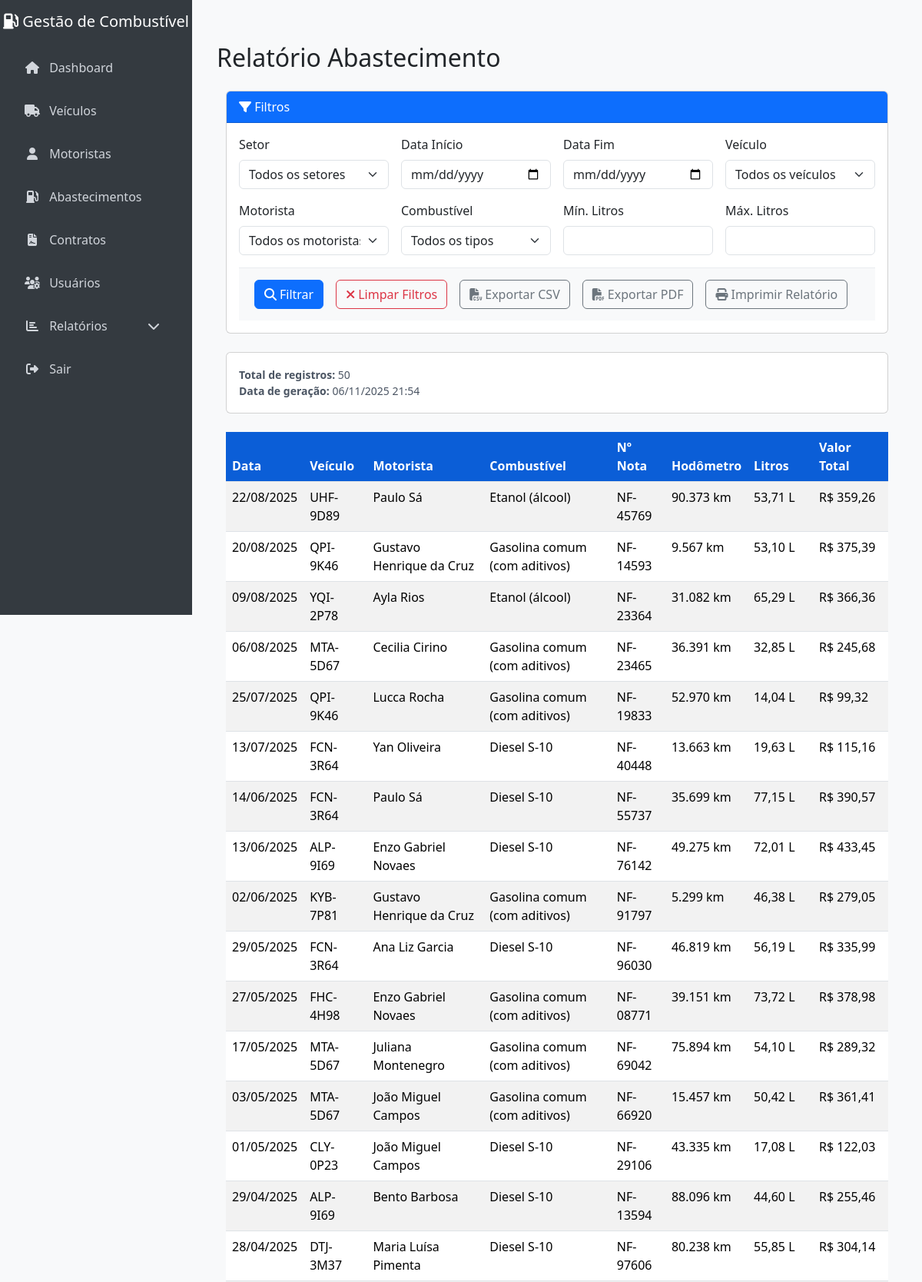
Screenshot of /relatorios/abastecimentos (signed in, upper part) with the database file from the repository.
### database.py (models this page shows, shortened)
class Abastecimento(db.Model):
    __tablename__ = 'abastecimento'
    id = db.Column(db.Integer, primary_key=True)
    data = db.Column(db.DateTime, nullable=False)
    veiculo_id = db.Column(db.Integer, db.ForeignKey('veiculo.id'), nullable=False)
    motorista_id = db.Column(db.Integer, db.ForeignKey('motorista.id'), nullable=False)
    hodometro = db.Column(db.Integer, nullable=False)
    litros = db.Column(db.Float, nullable=False)
    valor_total = db.Column(db.Float, nullable=False)
    numero_nota = db.Column(db.String(50), nullable=False)
    observacoes = db.Column(db.Text, nullable=True)
    combustivel = db.Column(db.String(50), nullable=True)
    contrato_id = db.Column(db.Integer, db.ForeignKey('contrato_combustivel.id'), nullable=True)
    veiculo = db.relationship('Veiculo', backref='abastecimentos')
    motorista = db.relationship('Motorista', backref='abastecimentos')
    contrato = db.relationship('ContratoCombustivel', backref='abastecimentos_vinculados')

class Veiculo(db.Model):
    __tablename__ = 'veiculo'
    id = db.Column(db.Integer, primary_key=True)
    placa = db.Column(db.String(10), unique=True, nullable=False)
    tipo = db.Column(db.String(20), nullable=False)
    combustivel = db.Column(db.String(50), nullable=False)
    capacidade_tanque = db.Column(db.Float, nullable=True)

class Motorista(db.Model):
    __tablename__ = 'motorista'
    id = db.Column(db.Integer, primary_key=True)
    nome_completo = db.Column(db.String(100), nullable=False)
    documento = db.Column(db.String(50), nullable=False, unique=True)
    observacoes = db.Column(db.Text, nullable=True)
    setor = db.Column(db.String(100), nullable=True)  # Setor/departamento do motorista

### app.py (the view, shortened to what this page needs)
@app.route("/relatorios/abastecimentos", endpoint="relatorio_abastecimentos")
def relatorio_abastecimentos():
    if "usuario" not in session:
        return redirect(url_for("login"))
    usuario_tipo = session.get("usuario_tipo")
    usuario_setor = session.get("usuario_setor")
    data_inicio = request.args.get("data_inicio", "")
    data_fim = request.args.get("data_fim", "")
    veiculo_id = request.args.get("veiculo_id", "")
    motorista_id = request.args.get("motorista_id", "")
    combustivel = request.args.get("combustivel", "")
    min_litros = request.args.get("min_litros", "")
    max_litros = request.args.get("max_litros", "")
    setor_filtro = request.args.get("setor", "")
    query = Abastecimento.query.join(Veiculo).join(Motorista)
    if usuario_tipo == "admin" and setor_filtro:
        query = query.filter(Veiculo.tipo == setor_filtro)
    elif usuario_tipo != "admin" and usuario_setor:
        query = query.filter(Veiculo.tipo == usuario_setor)
    if data_inicio:
        try:
            data_inicio_obj = datetime.fromisoformat(data_inicio)
            query = query.filter(Abastecimento.data >= data_inicio_obj)
        except Exception:
            pass
    if veiculo_id:
        try:
            query = query.filter(Abastecimento.veiculo_id == int(veiculo_id))
        except Exception:
            pass
    if motorista_id:
        try:
            query = query.filter(Abastecimento.motorista_id == int(motorista_id))
        except Exception:
            pass
    if combustivel:
        query = query.filter(Veiculo.combustivel == combustivel)
    if min_litros:
        try:
            query = query.filter(Abastecimento.litros >= float(min_litros))
        except Exception:
            pass
    if max_litros:
        try:
            query = query.filter(Abastecimento.litros <= float(max_litros))
        except Exception:
            pass
    abastecimentos = query.order_by(Abastecimento.data.desc()).all()
    total_litros = sum(a.litros for a in abastecimentos) if abastecimentos else 0
    valor_total = sum(a.valor_total for a in abastecimentos) if abastecimentos else 0
    media_litros = total_litros / len(abastecimentos) if abastecimentos else 0
    veiculos = Veiculo.query.order_by(Veiculo.placa).all()
    motoristas = Motorista.query.order_by(Motorista.nome_completo).all()
    setores = []
    if usuario_tipo == "admin":
        setores = [s[0] for s in db.session.query(User.setor).filter(User.setor != None).distinct().order_by(User.setor).all() if s[0]]
    filtros_aplicados = {}
    if usuario_tipo == "admin" and setor_filtro:
        filtros_aplicados["setor"] = setor_filtro
    if data_inicio:
        try:
            filtros_aplicados["data_inicio"] = datetime.fromisoformat(data_inicio).strftime('%d/%m/%Y')
        except Exception:
            filtros_aplicados["data_inicio"] = data_inicio
    if data_fim:
        try:
            filtros_aplicados["data_fim"] = datetime.fromisoformat(data_fim).strftime('%d/%m/%Y')
        except Exception:
            filtros_aplicados["data_fim"] = data_fim
    if veiculo_id:
        veiculo = Veiculo.query.get(veiculo_id)
        filtros_aplicados["veiculo_id"] = veiculo.placa if veiculo else veiculo_id
    if motorista_id:
        motorista = Motorista.query.get(motorista_id)
        filtros_aplicados["motorista_id"] = motorista.nome_completo if motorista else motorista_id
    if combustivel:
        filtros_aplicados["combustivel"] = combustivel
    if min_litros:
        filtros_aplicados["min_litros"] = min_litros
    if max_litros:
        filtros_aplicados["max_litros"] = max_litros
    agora = datetime.now()
    return render_template(
        "relatorio_abastecimentos.html",
        dados=abastecimentos,
        veiculos=veiculos,
        motoristas=motoristas,
        tipos_combustivel=TIPOS_COMBUSTIVEL,
        filtros_aplicados=filtros_aplicados,
        total_registros=len(abastecimentos),
        setores=setores,
        agora=agora,
        total_litros=total_litros,
        valor_total=valor_total,
        media_litros=media_litros
    )

### app.py (called while the page is built)
@app.template_filter('currency')
def currency_filter(value):
    if value is None or value == "":
        return "R$ 0,00"
    try:
        formatted = f"{float(value):,.2f}"
        return f"R$ {formatted.replace(',', 'X').replace('.', ',').replace('X', '.')}"
    except (ValueError, TypeError, AttributeError):
        return "R$ 0,00"

@app.template_filter('number')
def number_filter(value, decimals=0):
    if value is None or value == "":
        value = 0
    try:
        value = float(value)
        if decimals == 0:
            value = int(round(value))
            return f"{value:,}".replace(",", "X").replace(".", ",").replace("X", ".")
        else:
            formatted = f"{value:,.{decimals}f}"
            return formatted.replace(",", "X").replace(".", ",").replace("X", ".")
    except:
        return "0"

@app.template_filter('litros')
def litros_filter(value):
    return f"{number_filter(value, 2)} L"

### templates/relatorio_abastecimentos.html (shortened to what this page needs)
{% extends "base.html" %}
{% block page_title %}Relatório Abastecimento{% endblock %}
{% block content %}
<div class="normal-content">
<div class="container-fluid">
    <div class="card mb-4">
        <div class="card-header bg-primary text-white">
            <i class="fas fa-filter"></i> Filtros
        </div>
        <div class="card-body">
            <form method="get" class="row g-3">
                {% if session['usuario_tipo'] == 'admin' %}
                <div class="col-md-3">
                    <label for="setor" class="form-label">Setor</label>
                    <select class="form-select" id="setor" name="setor">
                        <option value="">Todos os setores</option>
                    </select>
                </div>
                {% endif %}
                <div class="col-md-3">
                    <label for="data_inicio" class="form-label">Data Início</label>
                    <input type="date" class="form-control" id="data_inicio" name="data_inicio" value="{{ request.args.get('data_inicio', '') }}">
                </div>
                <div class="col-md-3">
                    <label for="data_fim" class="form-label">Data Fim</label>
                    <input type="date" class="form-control" id="data_fim" name="data_fim" value="{{ request.args.get('data_fim', '') }}">
                </div>
                <div class="col-md-3">
                    <label for="veiculo_id" class="form-label">Veículo</label>
                    <select class="form-select" id="veiculo_id" name="veiculo_id">
                        <option value="">Todos os veículos</option>
                    </select>
                </div>
                <div class="col-md-3">
                    <label for="motorista_id" class="form-label">Motorista</label>
                    <select class="form-select" id="motorista_id" name="motorista_id">
                        <option value="">Todos os motoristas</option>
                    </select>
                </div>
                <div class="col-md-3">
                    <label for="combustivel" class="form-label">Combustível</label>
                    <select class="form-select" id="combustivel" name="combustivel">
                        <option value="">Todos os tipos</option>
                    </select>
                </div>
                <div class="col-md-3">
                    <label for="min_litros" class="form-label">Mín. Litros</label>
                    <input type="number" step="0.01" class="form-control" id="min_litros" name="min_litros" value="{{ request.args.get('min_litros', '') }}">
                </div>
                <div class="col-md-3">
                    <label for="max_litros" class="form-label">Máx. Litros</label>
                    <input type="number" step="0.01" class="form-control" id="max_litros" name="max_litros" value="{{ request.args.get('max_litros', '') }}">
                </div>
                <div class="col-md-12">
                    <div class="relatorio-actions d-flex gap-2 flex-wrap">
                        <button type="submit" class="btn btn-primary me-2">
                            <i class="fas fa-search me-1"></i>Filtrar
                        </button>
                        <a href="{{ url_for('relatorio_abastecimentos') }}" class="btn btn-outline-danger me-2">
                            <i class="fas fa-times me-1"></i>Limpar Filtros
                        </a>
                        <a href="{{ url_for('export_csv_relatorio_abastecimentos') }}" class="btn btn-outline-secondary me-2">
                            <i class="fas fa-file-csv me-1"></i>Exportar CSV
                        </a>
                        <a href="{{ url_for('export_pdf_relatorio_abastecimentos') }}" class="btn btn-outline-secondary me-2">
                            <i class="fas fa-file-pdf me-1"></i>Exportar PDF
                        </a>
                        <button onclick="window.print()" class="btn btn-outline-secondary me-2">
                            <i class="fas fa-print me-1"></i>Imprimir Relatório
                        </button>
                    </div>
                </div>
            </form>
        </div>
    </div>
    <div class="card mb-4">
        <div class="card-body">
            <div class="relatorio-info">
                <strong>Total de registros:</strong> {{ total_registros }}
                <br><strong>Data de geração:</strong> {{ agora.strftime('%d/%m/%Y %H:%M') }}
            </div>
        </div>
    </div>
    <div class="table-responsive">
        <table class="table table-striped mb-0">
            <thead>
                <tr>
                    <th>Data</th>
                    <th>Veículo</th>
                    <th>Motorista</th>
                    <th>Combustível</th>
                    <th>Nº Nota</th>
                    <th>Hodômetro</th>
                    <th class="text-right">Litros</th>
                    <th class="text-right">Valor Total</th>
                </tr>
            </thead>
            <tbody>
                {% if dados %}
                {% set total_litros = namespace(value=0) %}
                {% set total_valor = namespace(value=0) %}
                {% for abastecimento in dados %}
                {% set total_litros.value = total_litros.value + abastecimento.litros %}
                {% set total_valor.value = total_valor.value + abastecimento.valor_total %}
                <tr>
                    <td>{{ abastecimento.data.strftime('%d/%m/%Y') }}</td>
                    <td>{{ abastecimento.veiculo.placa if abastecimento.veiculo else 'N/A' }}</td>
                    <td>{{ abastecimento.motorista.nome_completo if abastecimento.motorista else 'N/A' }}</td>
                    <td>{{ abastecimento.veiculo.combustivel if abastecimento.veiculo else 'N/A' }}</td>
                    <td>{{ abastecimento.numero_nota }}</td>
                    <td>{{ abastecimento.hodometro|number(0) }} km</td>
                    <td class="text-right">{{ abastecimento.litros|litros }}</td>
                    <td class="text-right">{{ abastecimento.valor_total|currency }}</td>
                </tr>
                {% endfor %}
                {% else %}
                <tr>
                    <td colspan="8" class="text-center text-muted py-3">
                        Nenhum abastecimento encontrado com os filtros aplicados.
                    </td>
                </tr>
                {% endif %}
            </tbody>
        </table>
    </div>
</div>
{% endblock %}

### templates/base.html (style rules this page uses)
body { background-color: #f8f9fa; }

### templates/relatorio_abastecimentos.html (style rules this page uses)
.relatorio-info { font-size: 0.875rem; color: #4b5563; margin: 2px 0; }
.relatorio-actions { padding: 15px 20px; background: #f8f9fa; border-top: 1px solid #e9ecef; display: flex; gap: 10px; }
.table { margin-bottom: 0; }
.table thead th { background-color: #0b5ed7; color: white; font-weight: 600; }
.table tbody tr:nth-child(even) { background-color: #f8f9fa; }

### rows the page displays
Abastecimento: data "22/08/2025", veiculo "UHF-9D89", motorista "Paulo Sá", veiculo "Etanol (álcool)", numero_nota "NF-45769", hodometro|number "90.373", litros|litros "53,71 L", valor_total "R$ 359,26"
Abastecimento: data "20/08/2025", veiculo "QPI-9K46", motorista "Gustavo Henrique da Cruz", veiculo "Gasolina comum (com aditivos)", numero_nota "NF-14593", hodometro|number "9.567", litros|litros "53,10 L", valor_total "R$ 375,39"
Abastecimento: data "09/08/2025", veiculo "YQI-2P78", motorista "Ayla Rios", veiculo "Etanol (álcool)", numero_nota "NF-23364", hodometro|number "31.082", litros|litros "65,29 L", valor_total "R$ 366,36"
Abastecimento: data "06/08/2025", veiculo "MTA-5D67", motorista "Cecilia Cirino", veiculo "Gasolina comum (com aditivos)", numero_nota "NF-23465", hodometro|number "36.391", litros|litros "32,85 L", valor_total "R$ 245,68"
Abastecimento: data "25/07/2025", veiculo "QPI-9K46", motorista "Lucca Rocha", veiculo "Gasolina comum (com aditivos)", numero_nota "NF-19833", hodometro|number "52.970", litros|litros "14,04 L", valor_total "R$ 99,32"
Abastecimento: data "13/07/2025", veiculo "FCN-3R64", motorista "Yan Oliveira", veiculo "Diesel S-10", numero_nota "NF-40448", hodometro|number "13.663", litros|litros "19,63 L", valor_total "R$ 115,16"
Abastecimento: data "14/06/2025", veiculo "FCN-3R64", motorista "Paulo Sá", veiculo "Diesel S-10", numero_nota "NF-55737", hodometro|number "35.699", litros|litros "77,15 L", valor_total "R$ 390,57"
Abastecimento: data "13/06/2025", veiculo "ALP-9I69", motorista "Enzo Gabriel Novaes", veiculo "Diesel S-10", numero_nota "NF-76142", hodometro|number "49.275", litros|litros "72,01 L", valor_total "R$ 433,45"
Abastecimento: data "02/06/2025", veiculo "KYB-7P81", motorista "Gustavo Henrique da Cruz", veiculo "Gasolina comum (com aditivos)", numero_nota "NF-91797", hodometro|number "5.299", litros|litros "46,38 L", valor_total "R$ 279,05"
Abastecimento: data "29/05/2025", veiculo "FCN-3R64", motorista "Ana Liz Garcia", veiculo "Diesel S-10", numero_nota "NF-96030", hodometro|number "46.819", litros|litros "56,19 L", valor_total "R$ 335,99"
Abastecimento: data "27/05/2025", veiculo "FHC-4H98", motorista "Enzo Gabriel Novaes", veiculo "Gasolina comum (com aditivos)", numero_nota "NF-08771", hodometro|number "39.151", litros|litros "73,72 L", valor_total "R$ 378,98"
Abastecimento: data "17/05/2025", veiculo "MTA-5D67", motorista "Juliana Montenegro", veiculo "Gasolina comum (com aditivos)", numero_nota "NF-69042", hodometro|number "75.894", litros|litros "54,10 L", valor_total "R$ 289,32"
Abastecimento: data "03/05/2025", veiculo "MTA-5D67", motorista "João Miguel Campos", veiculo "Gasolina comum (com aditivos)", numero_nota "NF-66920", hodometro|number "15.457", litros|litros "50,42 L", valor_total "R$ 361,41"
Abastecimento: data "01/05/2025", veiculo "CLY-0P23", motorista "João Miguel Campos", veiculo "Diesel S-10", numero_nota "NF-29106", hodometro|number "43.335", litros|litros "17,08 L", valor_total "R$ 122,03"
Abastecimento: data "29/04/2025", veiculo "ALP-9I69", motorista "Bento Barbosa", veiculo "Diesel S-10", numero_nota "NF-13594", hodometro|number "88.096", litros|litros "44,60 L", valor_total "R$ 255,46"
Abastecimento: data "28/04/2025", veiculo "DTJ-3M37", motorista "Maria Luísa Pimenta", veiculo "Diesel S-10", numero_nota "NF-97606", hodometro|number "80.238", litros|litros "55,85 L", valor_total "R$ 304,14"

### other values shown
{{ total_registros }} "50"
